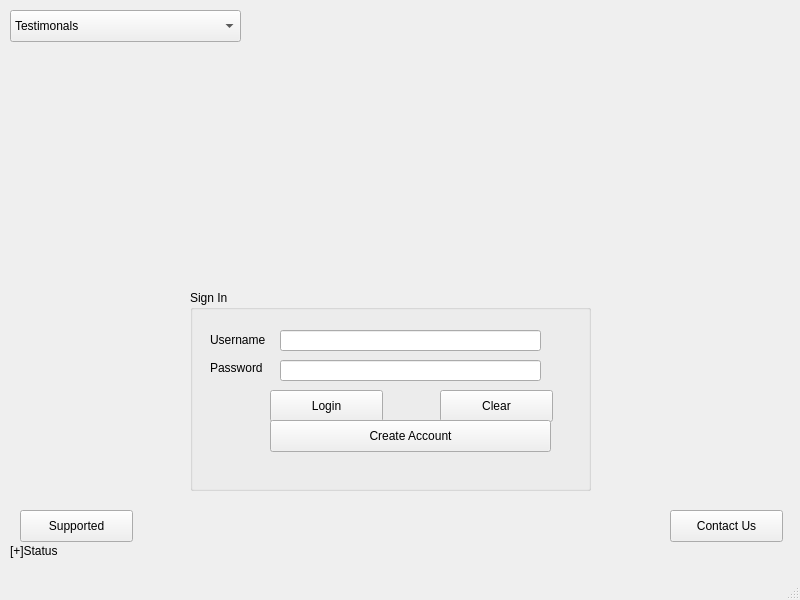
<?xml version="1.0" encoding="UTF-8"?>
<ui version="4.0">
 <class>MainWindow</class>
 <widget class="QMainWindow" name="MainWindow">
  <property name="enabled">
   <bool>true</bool>
  </property>
  <property name="geometry">
   <rect>
    <x>0</x>
    <y>0</y>
    <width>800</width>
    <height>600</height>
   </rect>
  </property>
  <property name="windowTitle">
   <string>MainWindow</string>
  </property>
  <property name="animated">
   <bool>true</bool>
  </property>
  <widget class="QWidget" name="centralwidget">
   <widget class="QPushButton" name="pushLogin">
    <property name="geometry">
     <rect>
      <x>270</x>
      <y>390</y>
      <width>113</width>
      <height>32</height>
     </rect>
    </property>
    <property name="text">
     <string>Login</string>
    </property>
    <property name="autoDefault">
     <bool>true</bool>
    </property>
    <property name="default">
     <bool>false</bool>
    </property>
   </widget>
   <widget class="QPushButton" name="pushClear">
    <property name="geometry">
     <rect>
      <x>440</x>
      <y>390</y>
      <width>113</width>
      <height>32</height>
     </rect>
    </property>
    <property name="text">
     <string>Clear</string>
    </property>
   </widget>
   <widget class="QLineEdit" name="linePassword">
    <property name="geometry">
     <rect>
      <x>280</x>
      <y>360</y>
      <width>261</width>
      <height>21</height>
     </rect>
    </property>
    <property name="echoMode">
     <enum>QLineEdit::Password</enum>
    </property>
   </widget>
   <widget class="QLineEdit" name="lineUser">
    <property name="geometry">
     <rect>
      <x>280</x>
      <y>330</y>
      <width>261</width>
      <height>21</height>
     </rect>
    </property>
   </widget>
   <widget class="QLabel" name="label">
    <property name="geometry">
     <rect>
      <x>210</x>
      <y>330</y>
      <width>71</width>
      <height>20</height>
     </rect>
    </property>
    <property name="text">
     <string>Username</string>
    </property>
   </widget>
   <widget class="QLabel" name="label_2">
    <property name="geometry">
     <rect>
      <x>210</x>
      <y>360</y>
      <width>59</width>
      <height>16</height>
     </rect>
    </property>
    <property name="text">
     <string>Password</string>
    </property>
   </widget>
   <widget class="QPushButton" name="pushContact">
    <property name="geometry">
     <rect>
      <x>670</x>
      <y>510</y>
      <width>113</width>
      <height>32</height>
     </rect>
    </property>
    <property name="text">
     <string>Contact Us</string>
    </property>
   </widget>
   <widget class="QPushButton" name="buttonCreate">
    <property name="geometry">
     <rect>
      <x>270</x>
      <y>420</y>
      <width>281</width>
      <height>32</height>
     </rect>
    </property>
    <property name="text">
     <string>Create Account</string>
    </property>
   </widget>
   <widget class="QGroupBox" name="groupBox">
    <property name="geometry">
     <rect>
      <x>190</x>
      <y>290</y>
      <width>401</width>
      <height>201</height>
     </rect>
    </property>
    <property name="title">
     <string>Sign In</string>
    </property>
   </widget>
   <widget class="QLabel" name="Logo">
    <property name="geometry">
     <rect>
      <x>280</x>
      <y>80</y>
      <width>221</width>
      <height>191</height>
     </rect>
    </property>
    <property name="text">
     <string/>
    </property>
    <property name="alignment">
     <set>Qt::AlignCenter</set>
    </property>
   </widget>
   <widget class="QPushButton" name="pushContact_2">
    <property name="geometry">
     <rect>
      <x>20</x>
      <y>510</y>
      <width>113</width>
      <height>32</height>
     </rect>
    </property>
    <property name="text">
     <string>Supported</string>
    </property>
   </widget>
   <widget class="QLabel" name="Status">
    <property name="geometry">
     <rect>
      <x>10</x>
      <y>540</y>
      <width>171</width>
      <height>21</height>
     </rect>
    </property>
    <property name="text">
     <string>[+]Status</string>
    </property>
   </widget>
   <widget class="QComboBox" name="comboBox">
    <property name="geometry">
     <rect>
      <x>10</x>
      <y>10</y>
      <width>231</width>
      <height>32</height>
     </rect>
    </property>
    <item>
     <property name="text">
      <string>Testimonals</string>
     </property>
    </item>
    <item>
     <property name="text">
      <string>Our Guarantee</string>
     </property>
    </item>
    <item>
     <property name="text">
      <string>Sales Pitch</string>
     </property>
    </item>
    <item>
     <property name="text">
      <string>Concept of Operations</string>
     </property>
    </item>
    <item>
     <property name="text">
      <string>Services</string>
     </property>
    </item>
    <item>
     <property name="text">
      <string>Help</string>
     </property>
    </item>
   </widget>
   <zorder>groupBox</zorder>
   <zorder>pushLogin</zorder>
   <zorder>pushClear</zorder>
   <zorder>linePassword</zorder>
   <zorder>label</zorder>
   <zorder>label_2</zorder>
   <zorder>pushContact</zorder>
   <zorder>buttonCreate</zorder>
   <zorder>Logo</zorder>
   <zorder>pushContact_2</zorder>
   <zorder>Status</zorder>
   <zorder>lineUser</zorder>
   <zorder>comboBox</zorder>
  </widget>
  <widget class="QMenuBar" name="menubar">
   <property name="geometry">
    <rect>
     <x>0</x>
     <y>0</y>
     <width>800</width>
     <height>22</height>
    </rect>
   </property>
  </widget>
  <widget class="QStatusBar" name="statusbar"/>
 </widget>
 <resources/>
 <connections>
  <connection>
   <sender>pushClear</sender>
   <signal>clicked()</signal>
   <receiver>MainWindow</receiver>
   <slot>buttonClickHandler()</slot>
   <hints>
    <hint type="sourcelabel">
     <x>477</x>
     <y>426</y>
    </hint>
    <hint type="destinationlabel">
     <x>550</x>
     <y>428</y>
    </hint>
   </hints>
  </connection>
  <connection>
   <sender>pushContact</sender>
   <signal>clicked()</signal>
   <receiver>MainWindow</receiver>
   <slot>buttonContact()</slot>
   <hints>
    <hint type="sourcelabel">
     <x>744</x>
     <y>545</y>
    </hint>
    <hint type="destinationlabel">
     <x>617</x>
     <y>525</y>
    </hint>
   </hints>
  </connection>
  <connection>
   <sender>pushLogin</sender>
   <signal>clicked()</signal>
   <receiver>MainWindow</receiver>
   <slot>buttonLogin()</slot>
   <hints>
    <hint type="sourcelabel">
     <x>285</x>
     <y>423</y>
    </hint>
    <hint type="destinationlabel">
     <x>122</x>
     <y>434</y>
    </hint>
   </hints>
  </connection>
 </connections>
 <slots>
  <slot>buttonClickHandler()</slot>
  <slot>buttonContact()</slot>
  <slot>buttonLogin()</slot>
 </slots>
</ui>
